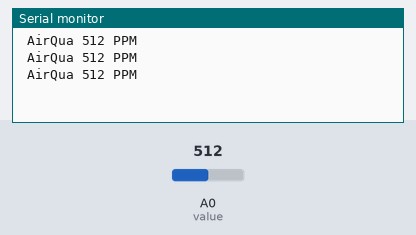
Bench run of a sketch on a simulated Arduino Uno, built with avr-gcc and run on an emulated ATmega328P. Shown: the last lines printed to the serial monitor. Inputs (shaded band) come from the test bench; at power-on: A0 (value) = 512.

Above: at 1.3 s.
1.4 s: A0 (value) set to 716
At 1.9 s:
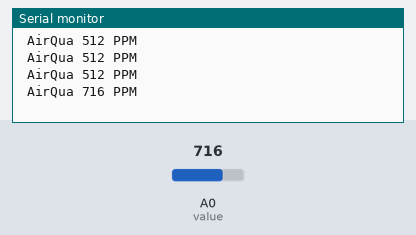
2.9 s: A0 (value) set to 900
At 3.4 s:
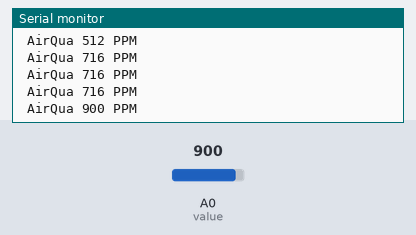
Timing chart, 0 to 5.9 s (numbered marks = the images above; inputs shaded):
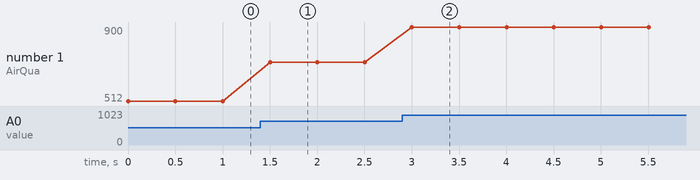

The sketch:

MQ13.ino
```cpp
int sensorpin=A0;
int value=0;
void setup()
{
  Serial.begin(9600);

}

void loop()
{
  sensorpin=analogRead(value);
  Serial.print(" AirQua ");
  Serial.print(sensorpin,DEC);
  Serial.println(" PPM ");

  delay(500);

}
```

Measured:
- after the input at 1.4 s, the serial monitor: prints a new line after 0.10 s (image 1)
- after the input at 2.9 s, the serial monitor: prints a new line after 0.10 s (image 2)
- plotted number 1: 512 → 716 after the input at 1.4 s, 716 → 900 after the input at 2.9 s
